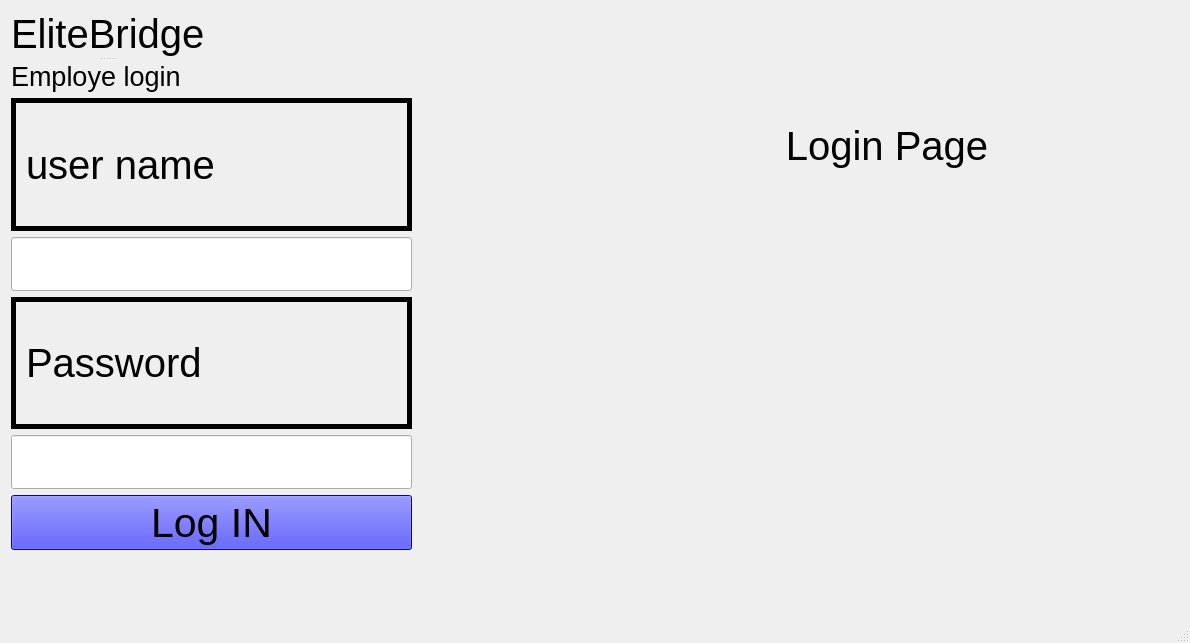
<?xml version="1.0" encoding="UTF-8"?>
<ui version="4.0">
 <class>MainWindow</class>
 <widget class="QMainWindow" name="MainWindow">
  <property name="geometry">
   <rect>
    <x>0</x>
    <y>0</y>
    <width>1190</width>
    <height>643</height>
   </rect>
  </property>
  <property name="windowTitle">
   <string>MainWindow</string>
  </property>
  <widget class="QWidget" name="centralwidget">
   <widget class="QWidget" name="">
    <property name="geometry">
     <rect>
      <x>11</x>
      <y>11</y>
      <width>401</width>
      <height>539</height>
     </rect>
    </property>
    <layout class="QVBoxLayout" name="verticalLayout_3">
     <item>
      <widget class="QSplitter" name="splitter">
       <property name="sizePolicy">
        <sizepolicy hsizetype="Maximum" vsizetype="Fixed">
         <horstretch>0</horstretch>
         <verstretch>0</verstretch>
        </sizepolicy>
       </property>
       <property name="orientation">
        <enum>Qt::Vertical</enum>
       </property>
       <widget class="QLabel" name="Logo">
        <property name="font">
         <font>
          <pointsize>30</pointsize>
         </font>
        </property>
        <property name="text">
         <string>EliteBridge</string>
        </property>
        <property name="alignment">
         <set>Qt::AlignLeading|Qt::AlignLeft|Qt::AlignVCenter</set>
        </property>
       </widget>
       <widget class="QLabel" name="label">
        <property name="font">
         <font>
          <pointsize>20</pointsize>
         </font>
        </property>
        <property name="text">
         <string>Employe login</string>
        </property>
       </widget>
      </widget>
     </item>
     <item>
      <layout class="QVBoxLayout" name="verticalLayout">
       <item>
        <widget class="QLabel" name="label_2">
         <property name="sizePolicy">
          <sizepolicy hsizetype="Preferred" vsizetype="Preferred">
           <horstretch>0</horstretch>
           <verstretch>0</verstretch>
          </sizepolicy>
         </property>
         <property name="font">
          <font>
           <pointsize>30</pointsize>
          </font>
         </property>
         <property name="styleSheet">
          <string notr="true">QLabel{
border-width:5px;
border-style:solid;
}</string>
         </property>
         <property name="text">
          <string>user name</string>
         </property>
         <property name="margin">
          <number>0</number>
         </property>
        </widget>
       </item>
       <item>
        <widget class="QLineEdit" name="lineEdit_User">
         <property name="font">
          <font>
           <pointsize>30</pointsize>
          </font>
         </property>
         <property name="text">
          <string/>
         </property>
        </widget>
       </item>
      </layout>
     </item>
     <item>
      <layout class="QVBoxLayout" name="verticalLayout_2">
       <item>
        <widget class="QLabel" name="label_3">
         <property name="font">
          <font>
           <pointsize>30</pointsize>
          </font>
         </property>
         <property name="styleSheet">
          <string notr="true">QLabel{
border-width:5px;
border-style:solid;
}</string>
         </property>
         <property name="text">
          <string>Password</string>
         </property>
        </widget>
       </item>
       <item>
        <widget class="QLineEdit" name="lineEdit_Password">
         <property name="font">
          <font>
           <pointsize>30</pointsize>
          </font>
         </property>
         <property name="text">
          <string/>
         </property>
        </widget>
       </item>
      </layout>
     </item>
     <item>
      <widget class="QPushButton" name="LoingButton">
       <property name="font">
        <font>
         <pointsize>31</pointsize>
        </font>
       </property>
       <property name="styleSheet">
        <string notr="true">QPushButton{
	background-color:blue;
}</string>
       </property>
       <property name="text">
        <string>Log IN</string>
       </property>
      </widget>
     </item>
    </layout>
   </widget>
   <widget class="QWidget" name="">
    <property name="geometry">
     <rect>
      <x>630</x>
      <y>0</y>
      <width>514</width>
      <height>588</height>
     </rect>
    </property>
    <layout class="QVBoxLayout" name="verticalLayout_4">
     <item>
      <widget class="QLabel" name="label_4">
       <property name="font">
        <font>
         <pointsize>30</pointsize>
        </font>
       </property>
       <property name="text">
        <string>Login Page</string>
       </property>
       <property name="alignment">
        <set>Qt::AlignCenter</set>
       </property>
      </widget>
     </item>
     <item>
      <widget class="QLabel" name="label_pic">
       <property name="text">
        <string/>
       </property>
       <property name="scaledContents">
        <bool>true</bool>
       </property>
      </widget>
     </item>
    </layout>
    <zorder>label_pic</zorder>
   </widget>
  </widget>
  <widget class="QMenuBar" name="menubar">
   <property name="geometry">
    <rect>
     <x>0</x>
     <y>0</y>
     <width>1190</width>
     <height>25</height>
    </rect>
   </property>
  </widget>
  <widget class="QStatusBar" name="statusbar"/>
 </widget>
 <resources/>
 <connections/>
</ui>
